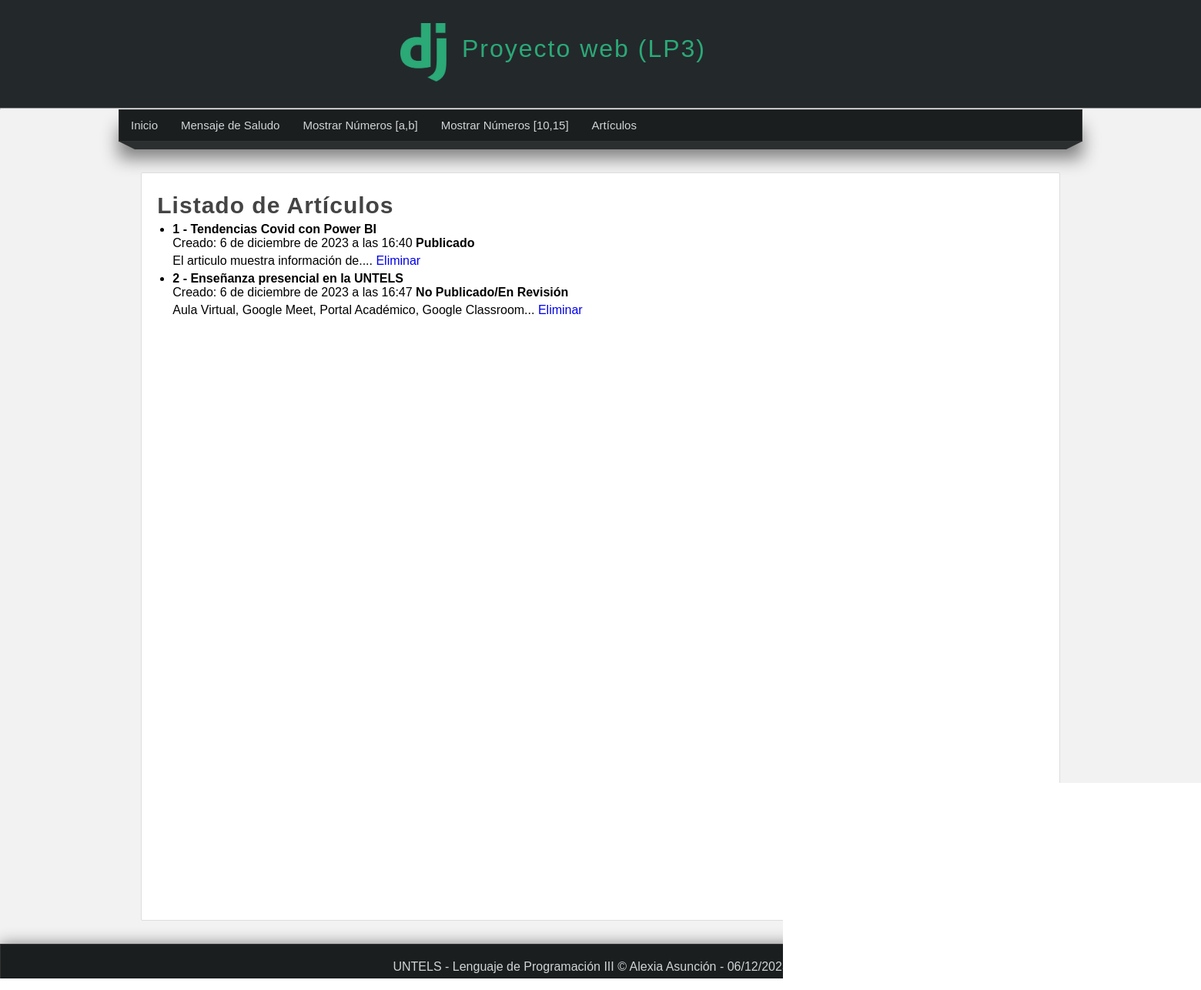
The page /listar-articulos/ on the database its author committed.
### miapp/models.py (models this page shows)
class Articulo(models.Model):
    titulo = models.CharField(max_length=150)
    contenido = models.TextField()
    imagen = models.ImageField(default='null')
    publicado = models.BooleanField()
    creado = models.DateTimeField(auto_now_add=True)
    actualizado = models.DateTimeField(auto_now=True)

### miapp/views.py (the view)
# urls.py: path('listar-articulos/',views.listar_articulos,name="listar_articulos"),
def listar_articulos(request):
    articulos = Articulo.objects.all()
    return render(request, 'listar_articulos.html',{
        'articulos':articulos,
        'titulo': 'Listado de Artículos'
    })

### miapp/templates/listar_articulos.html (shortened to what this page needs)
{% extends 'layout.html' %}
{% block content %}
    <h1 class="title">{{titulo}} </h1>
    <ul>
        {% for articulo in articulos %}
            <li>
                <h4>{{articulo.id}} - {{articulo.titulo}}</h4>
                <span>Creado: {{articulo.creado}}</span>
                 {% if articulo.publicado %}
                    <strong> Publicado </strong>
                {% else %}
                    <strong> No Publicado/En Revisión </strong>
                {% endif %}
                <p>
                    {{articulo.contenido}}
                    <a href="{% url 'eliminar_articulo' id=articulo.id %}">Eliminar</a>
                </p>
            </li>
        {% endfor %}
    </ul>
{% endblock %}

### miapp/templates/layout.html (shortened to what this page needs)
<!DOCTYPE html>
<html>
    <head>
        {% load static %}
        <link rel="stylesheet" type="text/css" href="{% static 'css/style.css' %}"/>
    </head>
    <body>
        <header>
            <div id="logotipo">
                <img src="{% static 'images/logo.png' %}"/>
                <h1>Proyecto web (LP3)</h1>
            </div>
        </header>
        <hr/>
        <nav>
            <ul>
                <li>
                    <a href="{% url 'inicio' %}"> Inicio</a>
                </li>
                <li>
                    <a href="{% url 'saludo' %}"> Mensaje de Saludo</a>
                </li>
                <li>
                    <a href="{% url 'rango' %}"> Mostrar Números [a,b]</a>
                </li>
                <li>
                    <a href="{% url 'rango2' %}"> Mostrar Números [10,15]</a>
                </li>
                <li>
                    <a href="{% url 'listar_articulos' %}"> Artículos</a>
                 </li>
            </ul>
        </nav>
        <div class="barra">
            <span class="esquina-izquierda"></span>
            <span class="relleno-barra"></span>
            <span class="esquina-derecha"></span>
        </div>
        <div id="content">
            <div class="box">
                {% block content %}{% endblock %}
            </div>
        </div>
        <footer>
            UNTELS - Lenguaje de Programación III &copy; Alexia Asunción - {% now "d/m/Y h:m:s" %}
        </footer>
    </body>
</html>

### miapp/static/css/style.css (style rules this page uses)
* { margin: 0px; padding: 0px; font-family: Arial, Helvetica, sans-serif; text-decoration: none; }
body { background-color: #f2f2f2; }
header { width: 1600px; height: 140px; background-color: #23282B; margin: 0 auto; }
#logotipo { width: 35%; height: 130px; margin: 0 auto; padding-top: 10px; }
#logotipo img { display: block; width: 60px; float: left; margin-top: 20px; }
#logotipo h1 { display: block; float: left; margin-top: 35px; margin-left: 20px; letter-spacing: 2px; font-weight: lighter; color: #2ba977; }
nav { width: 1250px; height: 40px; margin: 0 auto; background-color: #1B1E1F; border: 1px solid #333333; box-shadow: 0px 22px 22px gray; font-size: 15px; }
nav ul { list-style: none; text-decoration: none; }
nav ul li { line-height: 40px; float: left; }
nav ul li a { display: block; padding-left: 15px; padding-right: 15px; color: #d1d4d6; }
.barra { width: 1250px; margin: 0 auto; }
.esquina-izquierda { display: block; border-left: 20px solid transparent; border-top: 10px solid #2B2F30; float: left; }
.esquina-derecha { display: block; border-right: 20px solid transparent; border-top: 10px solid #2B2F30; float: right; }
.relleno-barra { display: block; width: 1210px; height: 10px; background: #2B2F30; float: left; }
#content { width: 1212px; min-height: 930px; margin: 0 auto; margin-bottom: 30px; margin-top: 40px; }
.box { background: white; width: 95%; min-height: 930px; padding: 20px; border: 1px solid #ddd; border-radius: 2px; margin: 0 auto; }
.box p, .box h2, .box h3, .box ul { margin-bottom: 5px; margin-top: 5px; }
.box ul, .box ol { margin-left: 20px; margin-bottom: 10px; }
.title { color: #444; letter-spacing: 1px; font-size: 30px; margin-bottom: 4px; margin-top: 5px; }
footer { width: 1600px; background-color: #1B1E1F; border: 1px solid #333; color: #d1d4d6; text-align: center; margin: 0 auto; padding-top: 20px; padding-bottom: 20px; box-shadow: 0px 0px 20px gray; }

### rows shown on the page
Articulo: id "1", titulo "Tendencias Covid con Power BI", creado "6 de diciembre de 2023 a las 16:40", publicado "Publicado", contenido "El articulo muestra información de...."
Articulo: id "2", titulo "Enseñanza presencial en la UNTELS", creado "6 de diciembre de 2023 a las 16:47", publicado "No Publicado/En Revisión", contenido "Aula Virtual, Google Meet, Portal Académico, Google Classroom..."

### other values the page prints
{{ titulo }} "Listado de Artículos"
